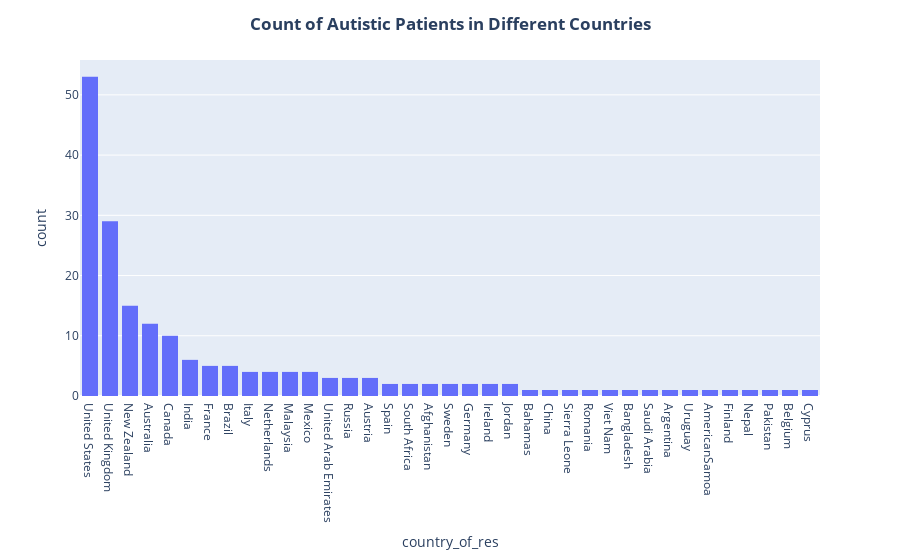

This figure's notebook cell:
### Code cell
# Count of Autistic Patients in Different Countries
filtered_df = df[df['Class/ASD'] == "YES"]

# Create a histogram
fig = px.histogram(filtered_df, x='country_of_res')

# Update layout to center the title and set the category order
fig.update_layout(
    title_text='<b>Count of Autistic Patients in Different Countries</b>',
    title_x=0.5,
    xaxis=dict(categoryorder='total descending')
)

# Show the plot
fig.show()

### Figure 1 — Plotly figure (JSON) as saved in the notebook; plotly's stock layout.template omitted (floating-point values rounded to 4 significant figures; data arrays with more than 128 entries replaced by an {"elided": "..."} marker saying what was removed)
{"data": [{"alignmentgroup": "True", "bingroup": "x", "hovertemplate": "country_of_res=%{x}<br>count=%{y}<extra></extra>", "legendgroup": "", "marker": {"color": "#636efa", "pattern": {"shape": ""}}, "name": "", "offsetgroup": "", "orientation": "v", "showlegend": false, "type": "histogram", "x": {"elided": "189 str values"}, "xaxis": "x", "yaxis": "y"}], "layout": {"barmode": "relative", "legend": {"tracegroupgap": 0}, "margin": {"t": 60}, "title": {"text": "<b>Count of Autistic Patients in Different Countries</b>", "x": 0.5}, "xaxis": {"anchor": "y", "categoryorder": "total descending", "domain": [0, 1], "title": {"text": "country_of_res"}}, "yaxis": {"anchor": "x", "domain": [0, 1], "title": {"text": "count"}}}}
